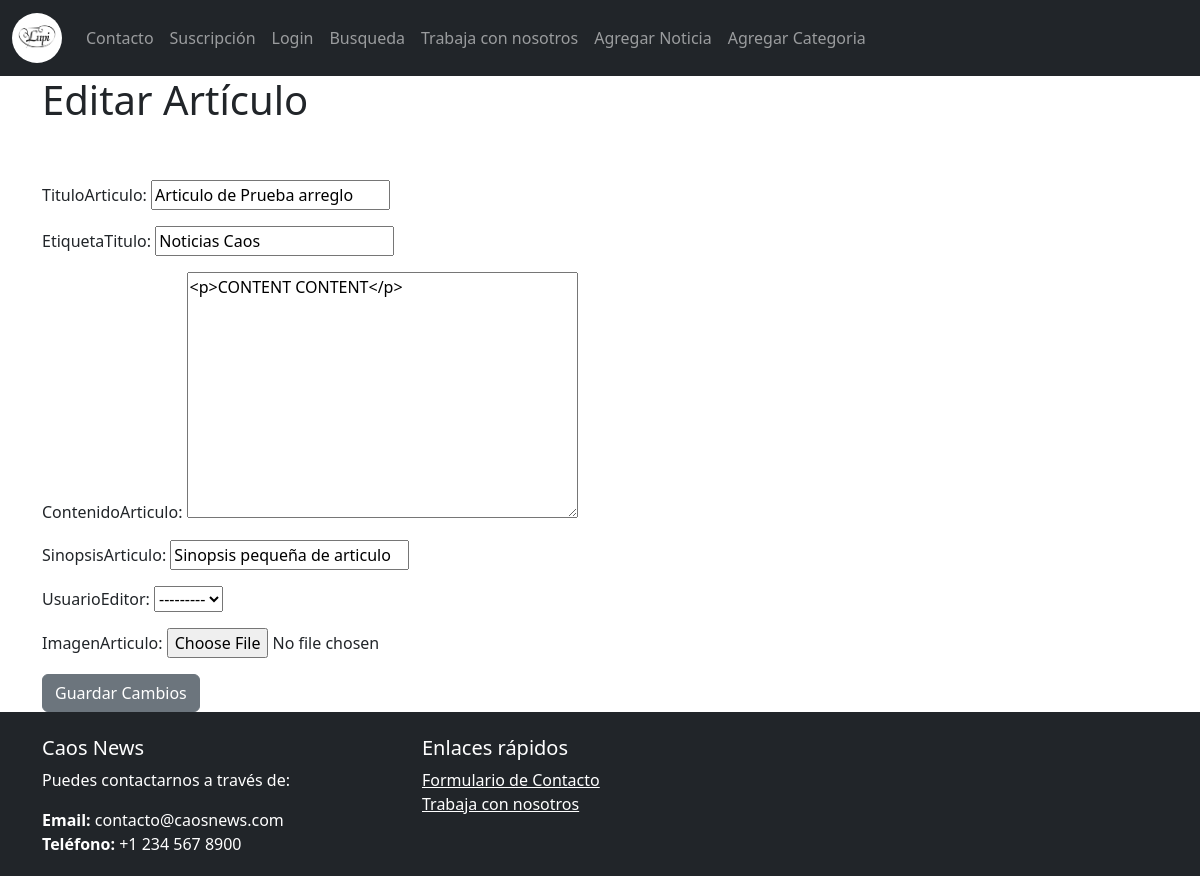
The page /SitioWebNoticiasCaos/noticia/editar/11/ on the database its author committed.
### SitioWebNoticiasCaos/models.py (models this page shows, shortened)
class Articulo (models.Model):
    tituloArticulo = models.CharField(max_length=255)
    etiquetaTitulo = models.CharField(max_length=255, default="Noticias Caos")
    contenidoArticulo = RichTextField(blank=True, null=True)
    sinopsisArticulo = models.CharField(max_length=255)
    imagenArticulo = models.ImageField(upload_to = "img/", blank=True, null=True)
    fechaPublicacion = models.DateField(auto_now_add=True)
    usuarioAutor = models.ForeignKey(Autor, related_name='articulos_autor', on_delete=models.CASCADE)
    usuarioEditor = models.ForeignKey(Editor, related_name='articulos_editor', on_delete=models.CASCADE, blank=True, null=True)
    nombreCat = models.CharField(max_length=255, default="Sin Asignar")

### SitioWebNoticiasCaos/views.py (the view)
# urls.py: path('noticia/editar/<int:pk>/', EditarArticulo.as_view(), name='editararticulo'),
class EditarArticulo(UpdateView):
    model = Articulo
    template_name = 'SitioWebNoticiasCaos/editararticulo.html'
    fields = ["tituloArticulo", "etiquetaTitulo", "contenidoArticulo", "sinopsisArticulo", 'usuarioEditor', "imagenArticulo"]

### SitioWebNoticiasCaos/templates/SitioWebNoticiasCaos/editararticulo.html (shortened to what this page needs)
{% extends 'SitioWebNoticiasCaos/base_template.html' %}
{% block content %}
<h1> Editar Artículo</h1>
<br/> <br/>
<div class="form-group">
    <form method = "POST">
        {{ form.as_p }}
        <button class="btn btn-secondary"> Guardar Cambios</button>
    </form>
</div>
{% endblock %}

### static/css/style.css (style rules this page uses)
body { position: relative; min-height: 100vh; }

### rows shown on the page
Articulo: tituloArticulo "Articulo de Prueba arreglo", etiquetaTitulo "Noticias Caos", contenidoArticulo "<p>CONTENT CONTENT</p>", sinopsisArticulo "Sinopsis pequeña de articulo", usuarioEditor "---------"
